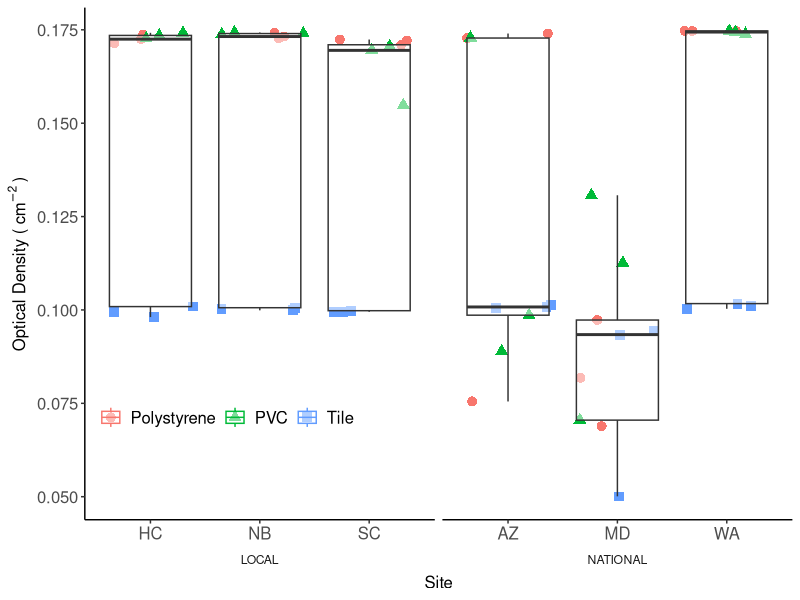
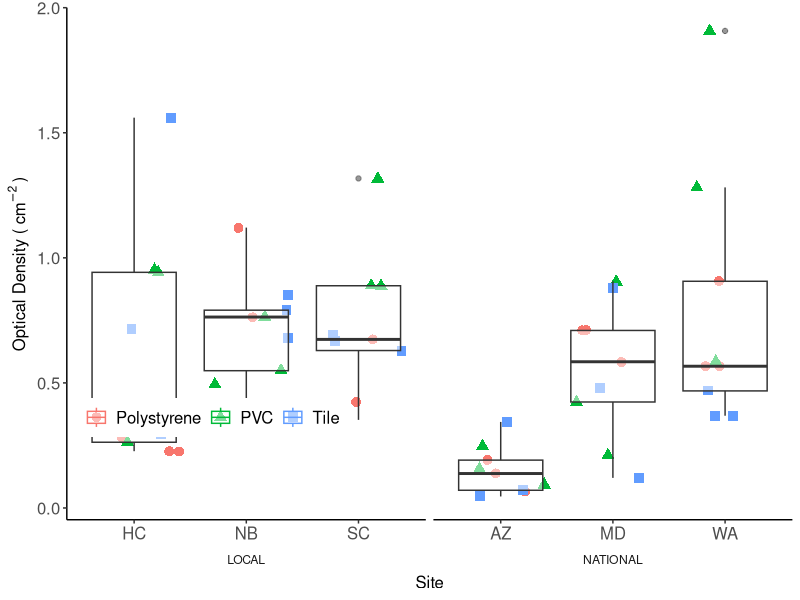
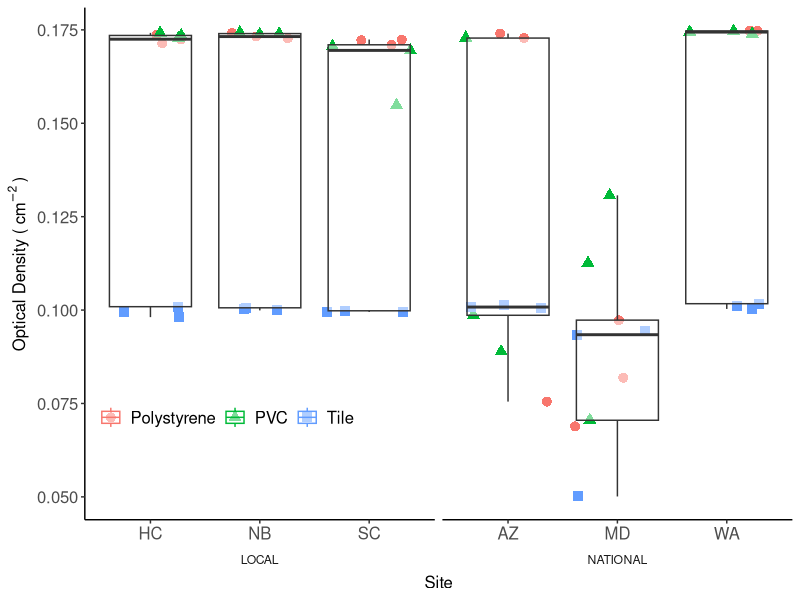
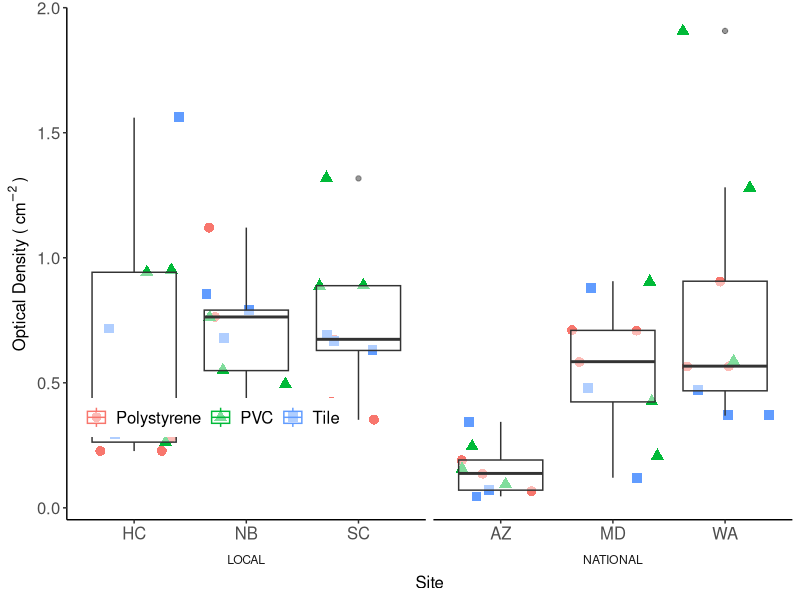

Generate these figures, in order, with R:
## ---- chunk 1
knitr::opts_chunk$set(echo = TRUE)

##Loading Packages
# ipak function: install and load multiple R packages.
# checks to see if packages are installed. Install them if they are not, then load them into the R session.
ipak <- function(pkg){
    new.pkg <- pkg[!(pkg %in% installed.packages()[, "Package"])]
    if (length(new.pkg)) 
        install.packages(new.pkg, dependencies = TRUE, repos='http://cran.us.r-project.org')
    sapply(pkg, require, character.only = TRUE)
}
# Package list.  Contains all needed packages as a this writing.  To update, simply add new package name to the list!
packages <- c("ggplot2", 
              "plyr", 
              "reshape2", 
              "RColorBrewer", 
              "scales", 
              "grid",
              "VennDiagram",
              "bibtex",
              "vegan",
              "RAM",
              "tidyr",
              "Rmisc",
              "glue",
              "reshape",
              "reshape2",
              "lemon",
              "gapminder",
              "magrittr",
              "dplyr",
              "ggpubr",
              "gridExtra",
              "patternplot",
              "tibble",
              "gplots",
              "broom",
              "data.table",
              "devtools")
ipak(packages)

## ---- chunk 2
CrystalViolet.df<-read.csv(file="CV_RawData.csv")

## ---- chunk 3

CV_Plot<-ggplot(CrystalViolet.df,aes(x=SITE,y=OPTICAL_DENSITY,group=SITE,shape=SUBSTRATE,color=SUBSTRATE))+
  geom_jitter(size=3)+
  theme_classic()+
  theme(legend.position=c(.2,.2),
        legend.direction = "horizontal",
        legend.title=element_blank(),
        axis.text=element_text(size=12),
        axis.title=element_text(size=12),
        legend.text=element_text(size=12),
        strip.background = element_blank(),
        strip.placement = "outside")+
  geom_boxplot(alpha=0.5)+
  labs(y=bquote('Optical Density ('~cm^-2~')'),x='Site')+
  facet_grid(~LOCATION, switch= "x", scales = "free_x", space = "free_x")

CV_Plot

ggsave("CV_Plot.jpeg", device = "jpeg", width = 12, height = 8.5, units = "in")

## ---- chunk 4
Chlorophyll.df<-read.csv(file="Chl_RawData.csv")
## ---- chunk 5
Chlorophyll.df$CHLOROPHYLL =abs(286 * (((abs(Chlorophyll.df$X650B)-abs(Chlorophyll.df$X750B))-(abs(Chlorophyll.df$X650A)-abs(Chlorophyll.df$X750A))*5)/Chlorophyll.df$SUBSTRATE_AREA))
## ---- chunk 6
Chl_Plot<-ggplot(Chlorophyll.df,aes(x=SITE,y=CHLOROPHYLL,group=SITE,shape=SUBSTRATE,color=SUBSTRATE))+
  geom_jitter(size=3)+
  theme_classic()+
  theme(legend.position=c(.2,.2),
        legend.direction = "horizontal",
        legend.title=element_blank(),
        axis.text=element_text(size=12),
        axis.title=element_text(size=12),
        legend.text=element_text(size=12),
        strip.background = element_blank(),
        strip.placement = "outside")+
  geom_boxplot(alpha=0.5)+
  labs(y=bquote('Optical Density ('~cm^-2~')'),x='Site')+
  facet_grid(~LOCATION, switch= "x", scales = "free_x", space = "free_x")

Chl_Plot

ggsave("Chl_Plot.jpeg", device = "jpeg", width = 12, height = 8.5, units = "in")
